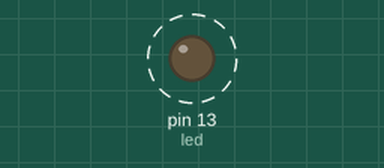
The sketch below on a simulated Arduino Uno, built with avr-gcc and run on an emulated ATmega328P. Shown: output pins drawn as LEDs (lit = HIGH). Dashed ring = blinking.

Above: at 0.05 s.
Timing chart, 0 to 3.0 s (numbered marks = the images above):
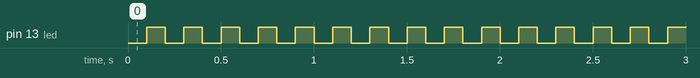

The sketch:

semana2_desafio4.ino
```cpp
#define led 13
int intervalo = 100;
double ult = 0;
void setup()
{
  pinMode(led, OUTPUT);
}

void loop()
{
  if(millis()-ult>=intervalo){
  ult = millis();
  digitalWrite(led,!digitalRead(led));
  }
}
```

Measured:
- by itself, pin 13 (led): alternates HIGH for 0.10 s and LOW for 0.10 s
